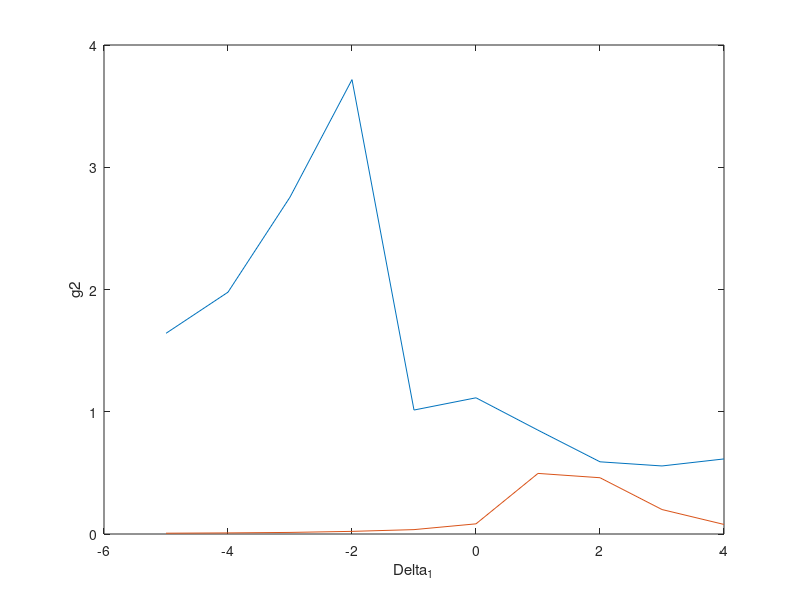

This chart was generated by the following MATLAB code: (Note: this script raises an error after producing the figure.)
%Hamiltonian:
%H=(Delta1)*(a1^t*a1)+(Delta2)*(a2^t*a2)+
%hbar*J1*(a1^t*a2+a2^t*a1)+
%0.5*U1*(a1^t*a1^t*a1*a1)+
%hbar*(E1)*(a1^t+a1)+hbar*(E2)*(a2^t+a2)
clc;
clearvars;
%----constants
gamma1=1;% all the parametrs are scaled in gamma1
gamma2=0.1;
% gamma2=0.05;
% dDel = 0.002;
dDel = 1;
Delta1_vector = -5:dDel:5-dDel;
%%
Delta2 = 1.2;
% Delta2=10;
% E1_vector=0.01:0.02:0.5;% keep it in the low pumping regime
% E1 = omega_a, E2 = omega_b
E1_vector = 0.25;
phi=pi/2;
E2=0.4*exp(1i*phi);
J=1.6;%in the strong coupling regime it should be larger than decay rate
U=1;%
%------
Na1 = 6;
Na2 = 6;
dima1 = Na1 + 1;
dima2 = Na2 + 1;
dimtot=dima1*dima2;
Ia1 = speye(dima1); %identity on mode a subspace
Ia2 = speye(dima2); %identity on cascade system subspace
Itot = speye(dimtot); %identity on the complete Hilbert space
% "a" mode matric and "b" modde matrix
a1 = spdiags(sqrt(0:Na1)',1,dima1,dima1);
a2=spdiags(sqrt(0:Na2)',1,dima2,dima2);
a1 = kron(a1,Ia2);
a2 = kron(Ia1,a2);
%-----main
rho_s = zeros(dimtot, dimtot, length(Delta1_vector), length(E1_vector));
for k=1:length(E1_vector)
    E1=E1_vector(k);
    for j=1:length(Delta1_vector)
        Delta1=Delta1_vector(j);
        H1=(Delta1)*(a1'*a1)+(Delta2)*(a2'*a2);
        H2=J*(a1'*a2+a2'*a1);
        H3=conj(E1)*a1'+E1*a1+conj(E2)*a2'+E2*a2;
        H4=U*(a1'*a1'*a1*a1);
        H=H1+H2+H3+H4;
        La1=(1/2)*gamma1*(2*kron(conj(a1),a1)-kron(Itot,a1'*a1)-kron(a1.'*conj(a1),Itot));
        La2=(1/2)*gamma2*(2*kron(conj(a2),a2)-kron(Itot,a2'*a2)-kron(a2.'*conj(a2),Itot));
        L=-1i*kron(Itot,H)+1i*kron(H.',Itot)+La1+La2;
    %Firts method
     [rhoS1,lambda0] = eigs(L,1,'sm'); 
     eigen0 = lambda0;
     rhoS1 = reshape(rhoS1,dimtot,dimtot);
     rhoS1 = rhoS1/trace(rhoS1);
     rho_s(:, :, j,k)=rhoS1;
     %pop(j)= trace(a1'*a1*rhoS1);
     g2_a(k,j) = trace((a1'*a1*a1'*a1-a1'*a1)*rhoS1)/(trace(a1'*a1*rhoS1))^2;
     n_a(k,j) = trace(a1'*a1*rhoS1);
     % g2_b(k,j)=trace((a2'*a2*a2'*a2-a2'*a2)*rhoS1)/(trace(a2'*a2*rhoS1))^2;
     disp(j)
    end
end

%%
plot(Delta1_vector, abs(g2_a))
hold on
plot(Delta1_vector, abs(n_a))
xlabel('Delta_1')
ylabel('g2')
% legend(['g2','population of the source'])
%%
W = [0.5,0.5];
ns = cell(1,length(Delta1_vector));

for i=1:length(Delta1_vector)
    % disp('reservoir : ',i)
    fprintf('reservoir step %d\n',i);
    ns{i} = case3_(W,rho_s(:,:,i));
end


function ns = case3_(W,rho_s)
dt = 0.1;
T = 0:dt:10-dt;
T = round(T,1);
time = 6;
tau = 1;
J = 1;
trun_de = 0;
% W = 1*rand(1,2);
pump = 3;
gamma = 1;
P = 0.1;
TD = 100000000;



d = 7; %dimension of the annihilation and creation operator
a = diag(sqrt(1:d-1),1); %annihilation operator
a1 = a;
a2 = a;
sig_z = [1,0;0,-1];
sig_m = [0,0;1,0];
sig_p = [0,1;0,0];

gs = [0;1]; %Ground state
es = [1;0]; %Excited state
% Ini = 1/sqrt(2)*[1;1];
% 
% A = kron(a, kron(I_b,I_b));
% b1 = kron(I_a, kron(sig_m, I_b));
% b2 = kron(I_a, kron(I_b, sig_m));

Ia1 = eye(d); %identity on mode a subspace
Ia2 = eye(d); %identity on cascade system subspace
I_b = eye(2);

A1 = sparse(kron(kron(a1, Ia1), kron(I_b,I_b)));
% A2 = kron(kron(Ia1, a2), kron(I_b,I_b));
b1 = sparse(kron(kron(Ia1, Ia1), kron(sig_m,I_b)));
b2 = sparse(kron(kron(Ia1, Ia2), kron(I_b,sig_m)));

H_R = J*(b1'*b2 + b2'*b1);


psi = kron(gs,gs); %reservoir 1 : excited, reservoir 2 : ground
rho_R = sparse(psi*psi');


rho = kron(sparse(rho_s), rho_R);

for t=1:length(T)
    % disp(t)
    n1(t) = trace(rho*b1'*b1);
    n2(t) = trace(rho*b2'*b2);
    % n_a(t) = trace(rho*A1'*A1); %this should be constant when u add cascade coupling term

    H = H_R;
    K1 = -1i*(H*rho - rho*H) + pump*(W(1)*(A1*rho*b1' - b1'*A1*rho + b1*rho*A1' - rho*A1'*b1) ...
                             + W(2)*(A1*rho*b2' - b2'*A1*rho + b2*rho*A1' - rho*A1'*b2))*(T(t)>=time).*(T(t)<time+tau) ...
                             + gamma/2*(2*b1*rho*b1' - rho*b1'*b1 - b1'*b1*rho) ...
                             + gamma/2*(2*b2*rho*b2' - rho*b2'*b2 - b2'*b2*rho) ...
                             + P/2*(2*b1'*rho*b1 - rho*b1*b1' - b1*b1'*rho)...
                             + P/2*(2*b2'*rho*b2 - rho*b2*b2' - b2*b2'*rho)...
                             + trun_de*1/(2*TD)*(2*b1'*b1*rho*b1'*b1 - rho*b1'*b1*b1'*b1 - b1'*b1*b1'*b1*rho ...
                                       + 2*b2'*b2*rho*b2'*b2 - rho*b2'*b2*b2'*b2 - b2'*b2*b2'*b2*rho);
    rho1 = rho + 0.5*dt*K1;
    K2 = -1i*(H*rho1 - rho1*H) + pump*(W(1)*(A1*rho1*b1' - b1'*A1*rho1 + b1*rho1*A1' - rho1*A1'*b1) ...
                               + W(2)*(A1*rho1*b2' - b2'*A1*rho1 + b2*rho1*A1' - rho1*A1'*b2))*(T(t)>=time).*(T(t)<time+tau) ...
                               + gamma/2*(2*b1*rho1*b1' - rho1*b1'*b1 - b1'*b1*rho1) ...
                               + gamma/2*(2*b2*rho1*b2' - rho1*b2'*b2 - b2'*b2*rho1) ...
                               + P/2*(2*b1'*rho1*b1 - rho1*b1*b1' - b1*b1'*rho1) ...
                               + P/2*(2*b2'*rho1*b2 - rho1*b2*b2' - b2*b2'*rho1)...
                               + trun_de*1/(2*TD)*(2*b1'*b1*rho1*b1'*b1 - rho1*b1'*b1*b1'*b1 - b1'*b1*b1'*b1*rho1 ...
                                         + 2*b2'*b2*rho1*b2'*b2 - rho1*b2'*b2*b2'*b2 - b2'*b2*b2'*b2*rho1);
    rho2 = rho + 0.5*dt*K2;
    K3 = -1i*(H*rho2 - rho2*H) + pump*(W(1)*(A1*rho2*b1' - b1'*A1*rho2 + b1*rho2*A1' - rho2*A1'*b1) ...
                               + W(2)*(A1*rho2*b2' - b2'*A1*rho2 + b2*rho2*A1' - rho2*A1'*b2))*(T(t)>=time).*(T(t)<time+tau) ...
                               + gamma/2*(2*b1*rho2*b1' - rho2*b1'*b1 - b1'*b1*rho2) ...
                               + gamma/2*(2*b2*rho2*b2' - rho2*b2'*b2 - b2'*b2*rho2) ...
                               + P/2*(2*b1'*rho2*b1 - rho2*b1*b1' - b1*b1'*rho2) ...
                               + P/2*(2*b2'*rho2*b2 - rho2*b2*b2' - b2*b2'*rho2)...
                               + trun_de*1/(2*TD)*(2*b1'*b1*rho2*b1'*b1 - rho2*b1'*b1*b1'*b1 - b1'*b1*b1'*b1*rho2 ...
                                         + 2*b2'*b2*rho2*b2'*b2 - rho2*b2'*b2*b2'*b2 - b2'*b2*b2'*b2*rho2);
    rho3 = rho + dt*K3;
    K4 = -1i*(H*rho3 - rho3*H) + pump*(W(1)*(A1*rho3*b1' - b1'*A1*rho3 + b1*rho3*A1' - rho3*A1'*b1) ...
                               + W(2)*(A1*rho3*b2' - b2'*A1*rho3 + b2*rho3*A1' - rho3*A1'*b2))*(T(t)>=time).*(T(t)<time+tau) ...
                               + gamma/2*(2*b1*rho3*b1' - rho3*b1'*b1 - b1'*b1*rho3) ...
                               + gamma/2*(2*b2*rho3*b2' - rho3*b2'*b2 - b2'*b2*rho3) ...
                               + P/2*(2*b1'*rho3*b1 - rho3*b1*b1' - b1*b1'*rho3) ...
                               + P/2*(2*b2'*rho3*b2 - rho3*b2*b2' - b2*b2'*rho3)...
                               + trun_de*1/(2*TD)*(2*b1'*b1*rho3*b1'*b1 - rho3*b1'*b1*b1'*b1 - b1'*b1*b1'*b1*rho3 ...
                                         + 2*b2'*b2*rho3*b2'*b2 - rho3*b2'*b2*b2'*b2 - b2'*b2*b2'*b2*rho3);;


    rho = rho + 1/6*dt*(K1+2*K2+2*K3+K4);
end

figure(2)
plot(T,abs(n1))
select_step = dt;
% sel_ini = 6+select_step;
% sel_fin = 8;
% 
% select_points = sel_ini:select_step:sel_fin;
% select_points = round(select_points,1);
num_multiplexing = 2;
% sel_ini = 6+select_step;
% sel_fin = 8;

select_points = time+select_step:select_step:time+select_step*num_multiplexing;
select_points = round(select_points,1);
for i =1:length(select_points)
    n1_selected(i) = n1(find(T==select_points(i)));
    n2_selected(i) = n2(find(T==select_points(i)));
end

ns = [abs(n1_selected), abs(n2_selected)];

end